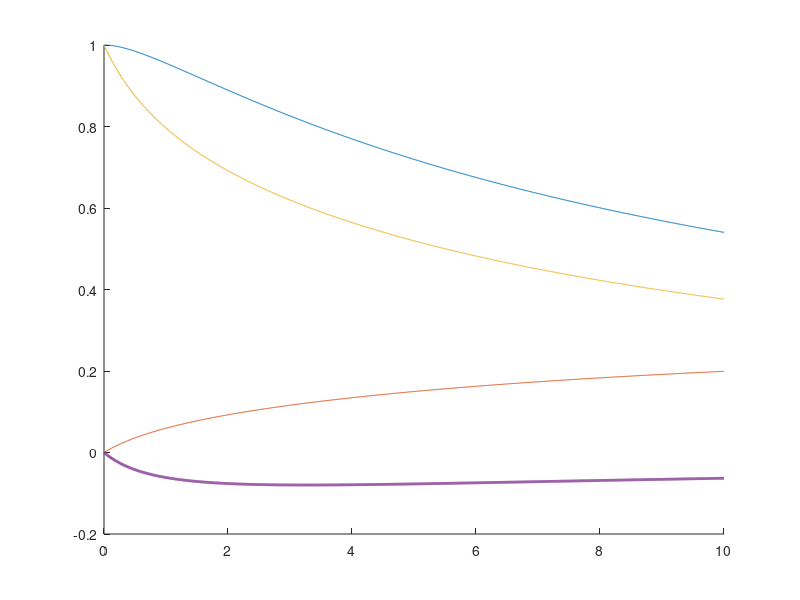

Write MATLAB code to recreate this figure. (Note: this script raises an error after producing the figure.)
clc;
clear all;
close all;


a=50e-6;
b=60e-6;
f=b/a;
M=1.2e6;
Ms=1.7e6;
mu0=1.26e-6;
K=4.5e6;

hm=mu0*M*M/(2*K);



% new four gammas of a system
figure(4);
hold on;
n=1000;
f=6/5;
chiMax=10;
chi=linspace(0,chiMax,n);
y1=zeros(n,1);
y2=zeros(n,1);
y3=zeros(n,1);
y4=zeros(n,1);
for i=1:1:length(chi)
   y1(i)=(f^3*(27*(1+chi(i))))/(3*(-2*chi(i)^2+f^3*(9+9*chi(i)+2*chi(i)^2)));
   y2(i)=(-2*chi(i)*(3+chi(i))+f^3*(2*chi(i)*(3+chi(i))))/(3*(-2*chi(i)^2+f^3*(9+9*chi(i)+2*chi(i)^2)));
   y3(i)=(3*f^3*(3+2*chi(i)))/((-2*chi(i)^2+f^3*(9+9*chi(i)+2*chi(i)^2)));
   y4(i)=-(2*chi(i))/(-2*chi(i)^2+f^3*(9+9*chi(i)+2*chi(i)^2));
end;

plot(chi,y1,chi,y2,chi,y3,chi,y4,'LineWidth',2);

leg=legend(...
    texlabel('gamma_{11}'),...
    texlabel('gamma_{12}'),...
    texlabel('gamma_{21}'),...
    texlabel('gamma_{22}'));
set(leg,'FontSize',18);
xlim([0,chiMax]);
plot(linspace(0,chiMax,n),zeros(n),'k');
plot(zeros(n),linspace(-0.2,1.2,n),'k');
set(gca,'fontsize',16)
grid on;
hold off;

figure(5);
index=n/5;
chi=chiMax/n*index;
chiSoftFake=0.1;
hs=9*Ms/chi*mu0*M/(2*K);

hold on;
h0=linspace(-2,2,n);
hdecreasing=linspace(2,-2,n);
hincreasing=linspace(-2,2,n);

swIncreasing=SWparticle(0,-1);
swDecreasing=SWparticle(0,1);

mSWincreasing=zeros(n,1);
mSWdecreasing=zeros(n,1);


mMSincreasing=zeros(n,1);
mMSdecreasing=zeros(n,1);

hSW=zeros(n,1);

for i=1:1:length(h0)
   swIncreasing=swIncreasing.GetMagnetization(hincreasing(i)*y1(index)+hm*y2(index));
   swDecreasing=swDecreasing.GetMagnetization(hdecreasing(i)*y1(index)-hm*y2(index));
   mSWincreasing(i)=swIncreasing.Magnetization;
   mSWdecreasing(i)=swDecreasing.Magnetization;
   hMSincreasing=hincreasing(i)*y3(index)+hm*y4(index);
   hMSdecreasing=hdecreasing(i)*y3(index)-hm*y4(index);
   
   if(mSWincreasing(i)<0)
   mMSincreasing(i)=Ms*chiSoftFake*hMSincreasing/(chiSoftFake*abs(hMSincreasing)+Ms*(mu0*M/2/K))/(M)-0.1;
   else
   mMSincreasing(i)=Ms*chiSoftFake*hMSincreasing/(chiSoftFake*abs(hMSincreasing)+Ms*(mu0*M/2/K))/(M)+0.1;    
   end;
   
   if(mSWdecreasing(i)<0)
   mMSdecreasing(i)=Ms*chiSoftFake*hMSdecreasing/(chiSoftFake*abs(hMSdecreasing)+Ms*(mu0*M/2/K))/(M)-0.1;
   else
   mMSdecreasing(i)=Ms*chiSoftFake*hMSdecreasing/(chiSoftFake*abs(hMSdecreasing)+Ms*(mu0*M/2/K))/(M)+0.1;    
   end;end;

lineMHincreasing =plot(hincreasing,mSWincreasing,'k','LineWidth',2);
plot(hdecreasing,mSWdecreasing,'k','LineWidth',2);
lineMSincreasing =plot(hincreasing,mMSincreasing,'b','LineWidth',2);
plot( hdecreasing, mMSdecreasing,'b','LineWidth',2);

xlim([-2,2]);
leg2=legend([lineMHincreasing,lineMSincreasing],...
    texlabel('m^{MH}'),...
    texlabel('m^{MS}'));
set(leg2,'FontSize',18);
plot(linspace(-2,2,n),zeros(n),'k','LineWidth',1);
plot(zeros(n),linspace(-2,2,n),'k','LineWidth',1);
set(gca,'fontsize',18)
grid on;
hold off;
